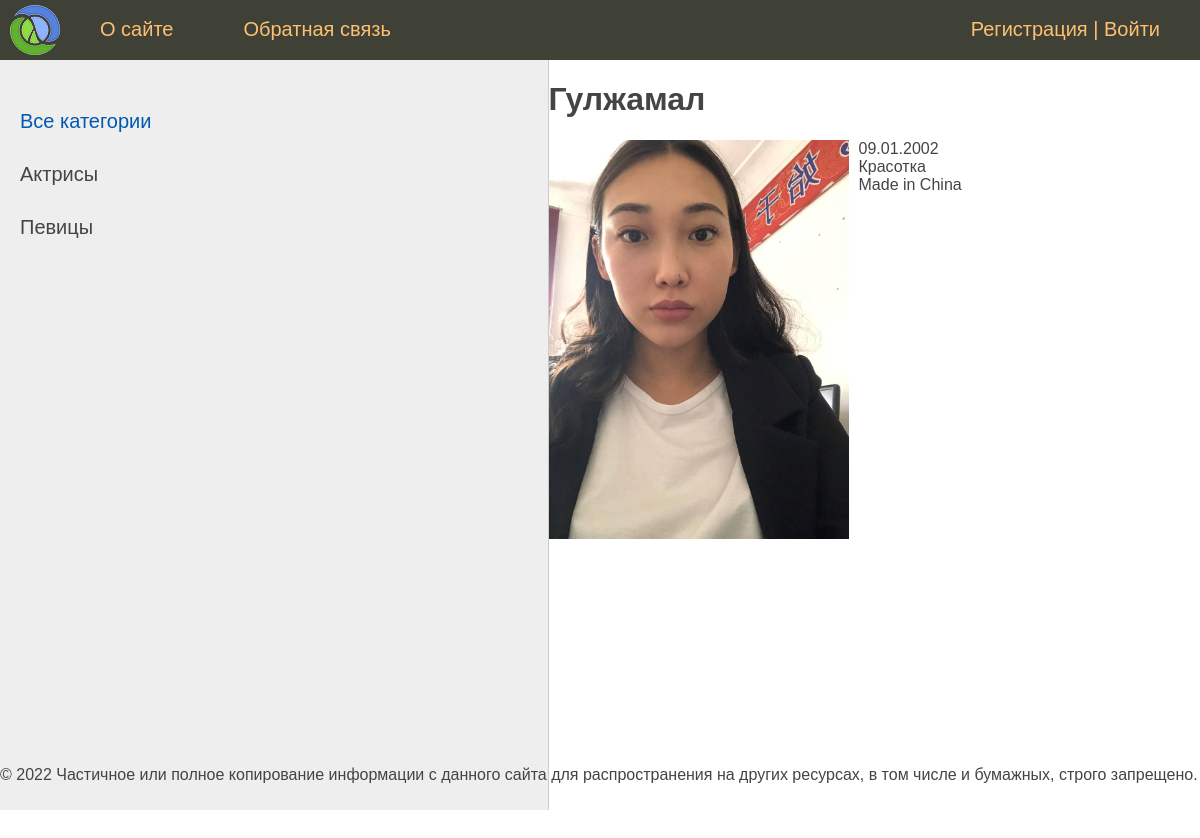
The page /post/guli/ on the database its author committed.
### women/models.py (models this page shows, shortened)
class Category(models.Model):
    name = models.CharField(max_length=100, db_index=True, verbose_name="Категория")
    slug = models.SlugField(max_length=255, unique=True, db_index=True, verbose_name="URL")
    def get_absolute_url(self):
        return reverse('category', kwargs={'cat_slug': self.slug})
    class Meta:
        verbose_name = 'Категория'
        verbose_name_plural = 'Категории'
        ordering = ['id']

class Women(models.Model):
    title = models.CharField(max_length=255, verbose_name='Заголовок')
    slug = models.SlugField(max_length=255, unique=True, db_index=True, verbose_name='URL')
    content = models.TextField(blank=True, verbose_name='Текст статьи')
    photo = models.ImageField(upload_to='photos/%Y/%m/%d/', verbose_name='Фото')
    time_create = models.DateTimeField(auto_now_add=True, verbose_name='Время создания')
    time_update = models.DateTimeField(auto_now=True, verbose_name='Время изменения')
    is_published = models.BooleanField(default=True, verbose_name='Опубликовано')
    cat = models.ForeignKey('Category', on_delete=models.PROTECT, verbose_name='Категории')
    def __str__(self):
        return self.title
    class Meta:
        verbose_name = 'Известные женщины'
        verbose_name_plural = 'Известные женщины'
        ordering = ['-time_create', 'title']

### women/views.py (the view)
# urls.py: path('post/<slug:post_slug>/', ShowPost.as_view(), name='post'),
class ShowPost(DataMixin, DetailView):
    model = Women
    template_name = 'women/post.html'
    slug_url_kwarg = 'post_slug'
    context_object_name = 'post'
    def get_context_data(self, **kwargs):
        context = super().get_context_data(**kwargs)
        c_def = self.get_user_context(title=context['post'])
        return dict(list(context.items()) + list(c_def.items()))

### women/utils.py (called while the page is built)
        def get_user_context(self, **kwargs):
                context = kwargs
                cats = cache.get('cats')
                if not cats:
                        cats = Category.objects.annotate(Count('women'))
                        cache.set('cats', cats, 60)
                user_menu = menu.copy()
                if not self.request.user.is_authenticated:
                        user_menu.pop(1)
                context['menu'] = user_menu
                context['cats'] = cats
                if 'cat_selected' not in context:
                        context['cat_selected'] = 0
                return context

### women/templates/women/post.html
{% extends 'women/base.html' %}
{% block content %}
<h1>{{post.title}}</h1>
{% if post.photo %}
<p><img class="img-article-left" src="{{post.photo.url}}"></p>
{% endif %}
{{post.content|linebreaks}}
{% endblock %}

### women/templates/women/base.html (shortened to what this page needs)
{% load static %}
{% load women_tags %}
<!DOCTYPE html>
<html>
<head>
	<link type="text/css" href="{% static 'women/css/styles.css' %}" rel="stylesheet" />
</head>
<body>
<table class="table-page" border=0 cellpadding="0" cellspacing="0">
<tr><td valign=top>
{% block mainmenu %}
		<div class="header">
			<ul id="mainmenu" class="mainmenu">
			<li class="logo"><a href="{% url 'home' %}"><div class="logo"></div></a></li>
{% for m in menu %}
			<li><a href="{% url m.url_name %}">{{m.title}}</a></li>
{% endfor %}
			{% if request.user.is_authenticated %}
			<li class="last">{{ user.username }} | <a href="{% url 'logout' %}">Выйти</a></li>
			{% else %}
			<li class="last"><a href="{% url 'register' %}">Регистрация</a> | <a href="{% url 'login' %}">Войти</a></li>
			{% endif %}
			</ul>
		</div>
{% endblock mainmenu %}
<table class="table-content" border=0 cellpadding="0" cellspacing="0">
<tr>
	<td valign="top" class="left-chapters">
	<ul id="leftchapters">
{% if cat_selected == 0 %}
		<li class="selected">Все категории</li>
{% else %}
		<li><a href="{% url 'home' %}">Все категории</a></li>
{% endif %}
{% for c in cats %}
{% if c.women__count > 0 %}
	{% if c.pk == cat_selected %}
		<li class="selected">{{c.name}}</li>
	{% else %}
		<li><a href="{{ c.get_absolute_url }}">{{c.name}}</a></li>
	{% endif %}
{% endif %}
{% endfor %}
	</ul>
</td>
<td valign="top" class="content">
	<div class="content-text">
{% block content %}
{% endblock %}
	</div>
</td></tr></table>
</td></tr>
<tr><td valign=top>
	<div id="footer">
		<p>&copy; 2022 Частичное или полное копирование информации с данного сайта для распространения на других ресурсах, в том числе и бумажных, строго запрещено.</p>
	</div>
</td></tr></table>
</body>
</html>

### women/static/women/css/styles.css (style rules this page uses)
html, body { font-family: 'Arial'; margin: 0; padding: 0; height: 100%; width: 100%; color: #444; }
a { color: #0059b2; text-decoration: none; }
img { max-width: 600px; height: auto; }
img.img-article-left { max-width: 300px; height: auto; float: left; padding: 0 10px 10px 0; }
.table-page { width: 100%; height: 100%; vertical-align: top; }
.table-page tr { height: 100%; }
.header { background: #3F4137; height: 60px; }
.logo { background: url('../images/logo.png') no-repeat 10px 5px; width: 70px; height: 60px; }
ul.mainmenu { list-style: none; margin: 0; padding: 0; height: 60px; color: #fdc073; font-size: 20px; overflow: hidden; }
ul.mainmenu li { float: left; margin: 18px 40px 0 30px; }
ul.mainmenu li.logo { margin: 0; }
ul.mainmenu li.last { float: right; }
ul.mainmenu li a { color: #fdc073; text-decoration: none; }
.table-content { width: 100%; min-height: 100%; height: 100%; }
.left-chapters { margin: 0; background: #eee; border-right: 1px solid #ccc; min-height: 100%; }
.left-chapters ul { width: 230px; min-height: 100%; margin: 0; padding: 20px 10px 10px 20px; list-style: none; font-size: 20px; }
.left-chapters ul li { margin: 30px 0 0 0; color: #999; }
.left-chapters ul li.selected { color: #0059b2; }
.left-chapters ul li a { color: #444; text-decoration: none; }

### rows shown on the page
Category: name "Актрисы"
Category: name "Певицы"
Women: title "Гулжамал", photo (picture), content "09.01.2002 Красотка Made in China"

### other values the page prints
{{ m.title }} "О сайте" "Обратная связь"
